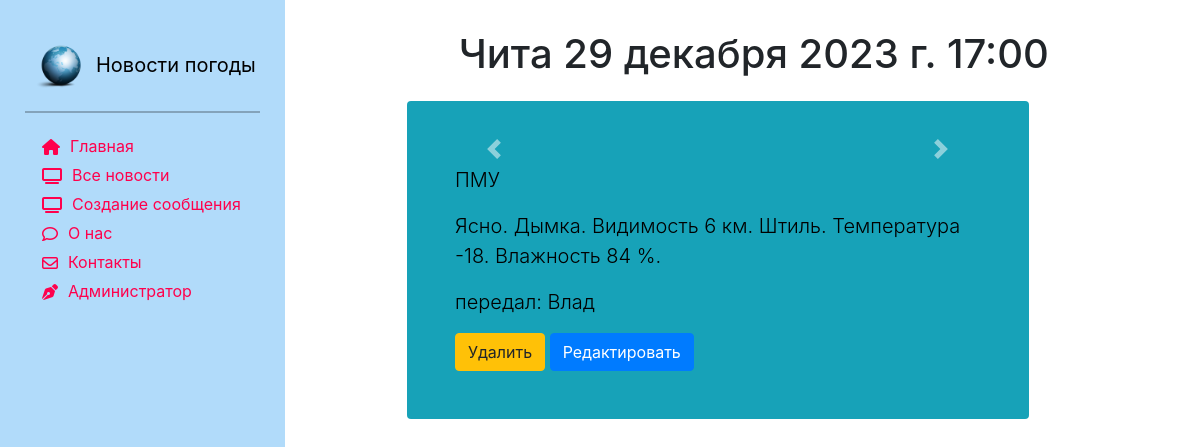
The app's page /news/show/16 with its own data.
### news/models.py (models this page shows, shortened)
class Article(models.Model):
    categories = (('ФП', 'Фактическая погода'),
                  ('ПП', 'Прогноз погоды'),
                  ('ШО', 'Штормовое оповещение'),
                  ('ШП', 'Штормовое предупреждение'),
                  ('КП', 'Карты погоды'))
    author = models.ForeignKey(User, on_delete=models.SET_NULL, null=True, verbose_name='Автор')
    title = models.CharField('Пункт', max_length=50, default='')
    category = models.CharField(choices=categories, max_length=20, verbose_name='Категория сообщения')
    anouncement = models.TextField('Анонс', max_length=250)
    text = models.TextField('Текст сообщения')
    date = models.DateTimeField('Дата наблюдения', auto_created=True)
    tags = models.ManyToManyField(to=Tag, blank=True, verbose_name='Явления')
    slug = models.SlugField()
    class Meta:
        ordering = ['-date', 'title']
        verbose_name = 'Сообщение'
        verbose_name_plural ='Сообщения'

### news/views.py (the view)
# urls.py: path('show/<int:pk>', views.ArticleDetailView.as_view(), name='news_detail'),
class ArticleDetailView(DetailView):
    model = Article
    template_name = 'news/news_detail.html'
    context_object_name = 'article'
    def get_context_data(self, **kwargs):
        context = super().get_context_data(**kwargs)
        current_object = self.object
        images = Image.objects.filter(article=current_object)
        context['images'] = images
        return context

### news/templates/news/news_detail.html (shortened to what this page needs)
{% extends 'main/base_template.html' %}
{% load static %}
{% load bootstrap5 %}
{% block content %}
<link rel="stylesheet" href="https://maxcdn.bootstrapcdn.com/bootstrap/4.0.0/css/bootstrap.min.css"
>
    <div class="row">
            <div class="text-center" style="margin-top:30px;">
                    <h1 >{{ article.title }} {{ article.date }}</h1>
            </div>
                 <div class="single_news">
                    <div class="p-4 p-md-5 text-black rounded bg-info" >
                            <div class="col-md-12 px-0">
                                <div id="carouselExampleIndicators" class="carousel slide" data-ride="carousel">
                                    <a class="carousel-control-prev" href="#carouselExampleIndicators" role="button"
                                       data-slide="prev">
                                        <span class="carousel-control-prev-icon" aria-hidden="true"></span>
                                    </a>
                                    <a class="carousel-control-next" href="#carouselExampleIndicators" role="button"
                                       data-slide="next">
                                        <span class="carousel-control-next-icon" aria-hidden="true"></span>
                                    </a>
                                </div>
                              <p class="lead my-3">{{ article.anouncement }}</p>
                              <p class="lead mb-0" class="fw-bold" >{{ article.text }}</p>
                              <p class="lead my-3">передал: {{ article.author }} </p>
                            </div>
                            <a class="btn btn-warning" href="{% url 'delete_article' article.pk %}"> Удалить </a>
                            <a class="btn btn-primary" href="{% url 'news_update' article.pk %}"> Редактировать </a>
                      </div>
                </div>
        </div>
{% endblock %}

### main/static/main/css/style.css (style rules this page uses)
body { #background-color:#1abaff; }
a { text-decoration:none; color:black; }
body .single_news { margin-top:15px; float: left; width: 90%; }

### records on screen
Article: title "Чита", date "29 декабря 2023 г. 17:00", anouncement "ПМУ", text "Ясно. Дымка. Видимость 6 км. Штиль. Температура -18. Влажность 84 %.", author "Влад"
